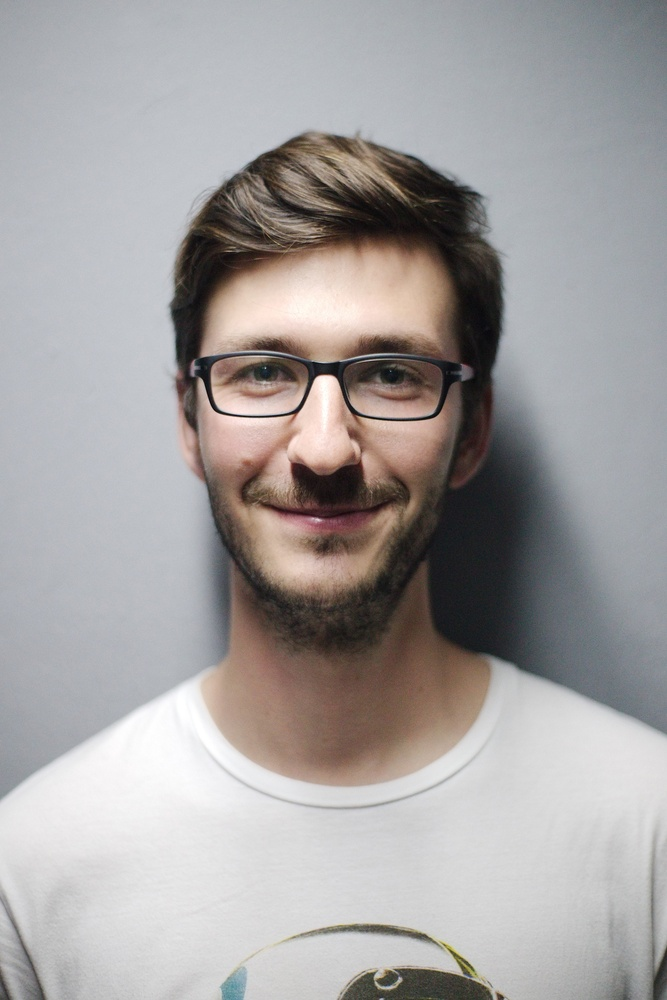
#> input picture data/test0.jpg, 667 x 1000 px, shrunk from 3476 x 5214 before the run; its folder holds only this picture in this run
$ python main.py
#> lines starting #> are read from the running program, lines starting #| are printed output that depends on the picture; after the words box and inside, x2 and y2 are one past the last pixel; in counts of white or black regions, pixels touching at a corner belong together
import os

import cv2
import matplotlib.pyplot as plt


data_dir = './data'
models_dir = './models'

face_detector = cv2.CascadeClassifier(os.path.join(models_dir, 'haarcascade_frontalface_default.xml'))

for img_path in os.listdir(data_dir):
    img = cv2.imread(os.path.join(data_dir, img_path))
#> img is the input picture: shape (1000, 667, 3); mean B, G, R 160.4, 160.8, 164.2
    img_gray = cv2.cvtColor(img, cv2.COLOR_BGR2GRAY)
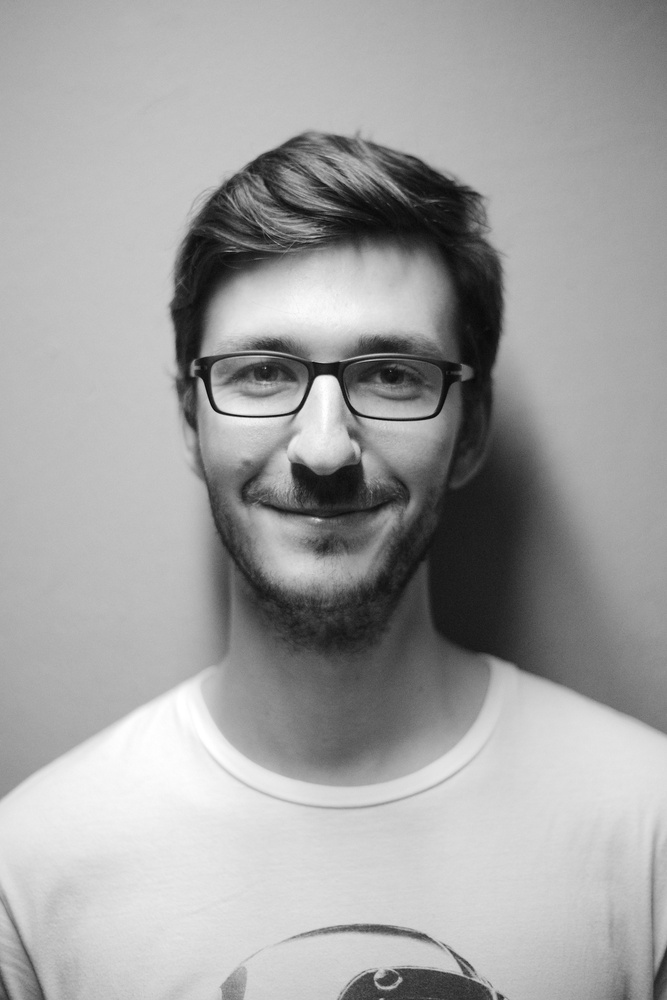
#> img_gray: shape (1000, 667); min 3, max 255, mean 161.9

    faces = face_detector.detectMultiScale(img_gray, minNeighbors=20)
#> faces = [[145, 234, 365, 365]]

    plt.figure()
    for face in faces:
        x1, y1, w, h = face

        img = cv2.rectangle(img, (x1, y1), (x1 + w, y1 + h), (0, 255, 0), 10)
#> this loop made 1 pass
#> pass 1, `img = cv2.rectangle(img, (x1, y1), (x1 + w, y1 + h), (0, 255, 0), 10)`:
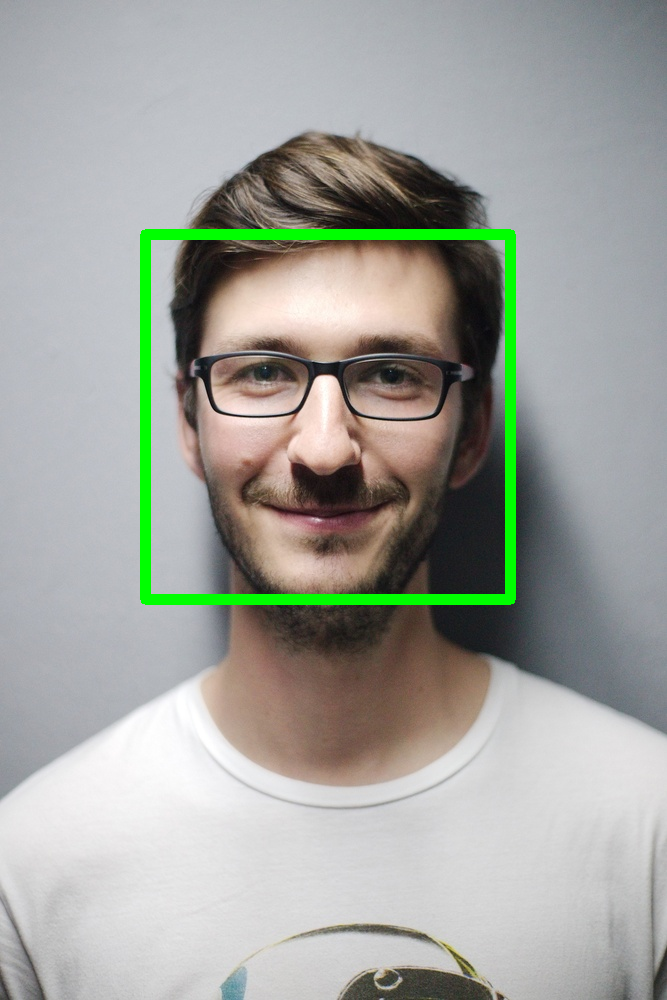
#> img: shape (1000, 667, 3); 2.4% of pixels changed, all inside (x1, y1, x2, y2) = (140, 229, 516, 605)

    img_rgb = cv2.cvtColor(img, cv2.COLOR_BGR2RGB)
    plt.imshow(img_rgb)

plt.show()

$ run again, on data/test1.jpg
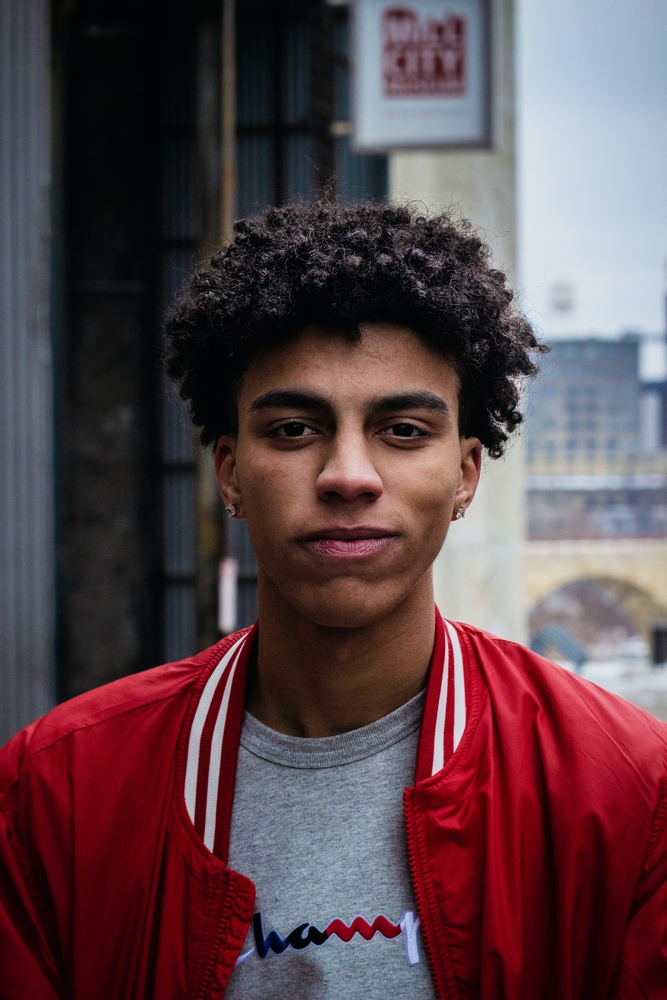
#> input picture data/test1.jpg, 667 x 1000 px, shrunk from 3456 x 5184 before the run
#> img is the input picture: shape (1000, 667, 3); mean B, G, R 74.7, 69, 91.8
#> `img_gray = cv2.cvtColor(img, cv2.COLOR_BGR2GRAY)`:
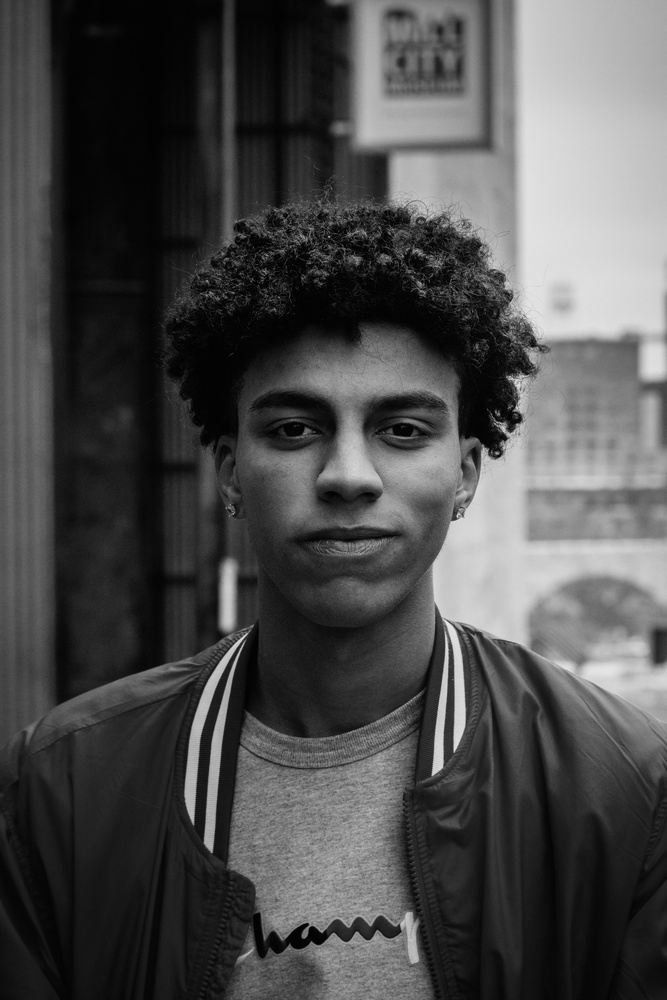
#> img_gray: shape (1000, 667); min 0, max 234, mean 76.5
#> faces = [[207, 316, 288, 288]]
#> the loop `for face in faces:` made 1 pass
#> pass 1, `img = cv2.rectangle(img, (x1, y1), (x1 + w, y1 + h), (0, 255, 0), 10)`:
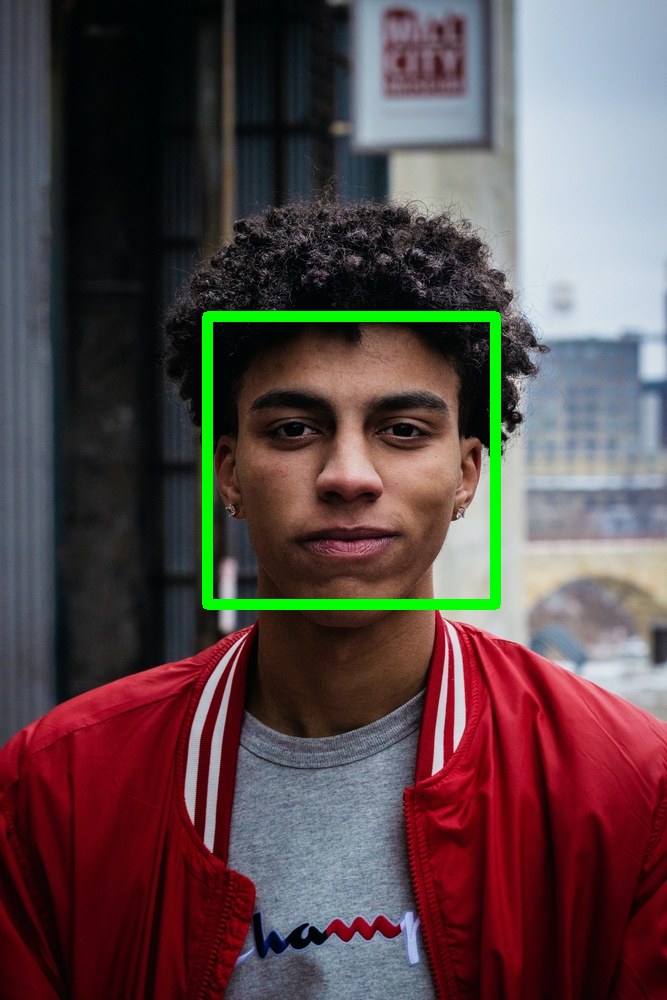
#> img: shape (1000, 667, 3); 1.89% of pixels changed, all inside (x1, y1, x2, y2) = (202, 311, 501, 610)

$ run again, on data/test2.jpg
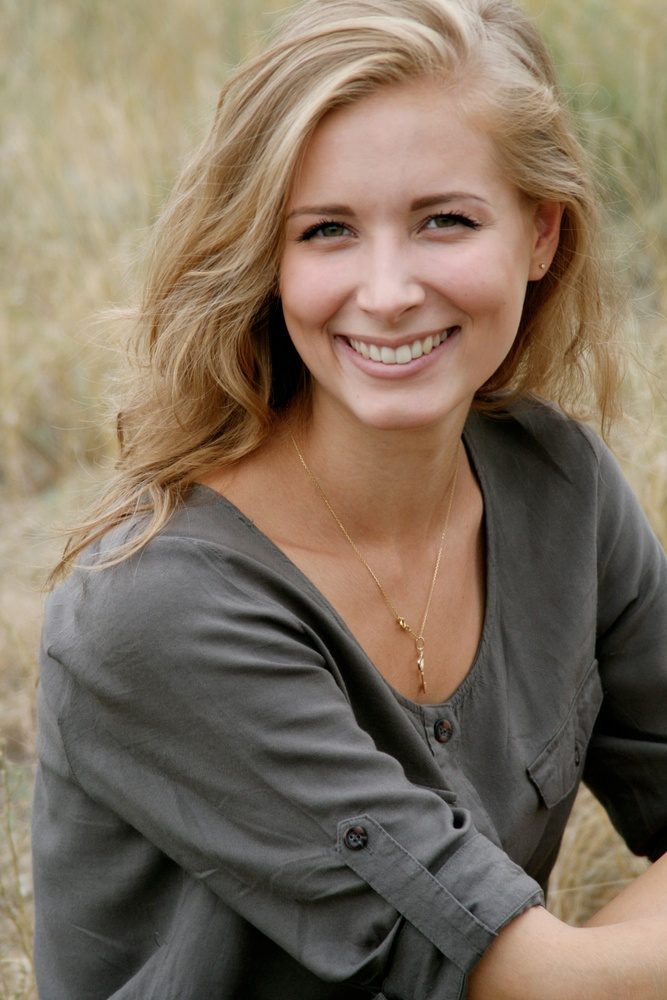
#> input picture data/test2.jpg, 667 x 1000 px, shrunk from 2592 x 3888 before the run
#> img is the input picture: shape (1000, 667, 3); mean B, G, R 95.7, 113.1, 128.6
#> `img_gray = cv2.cvtColor(img, cv2.COLOR_BGR2GRAY)`:
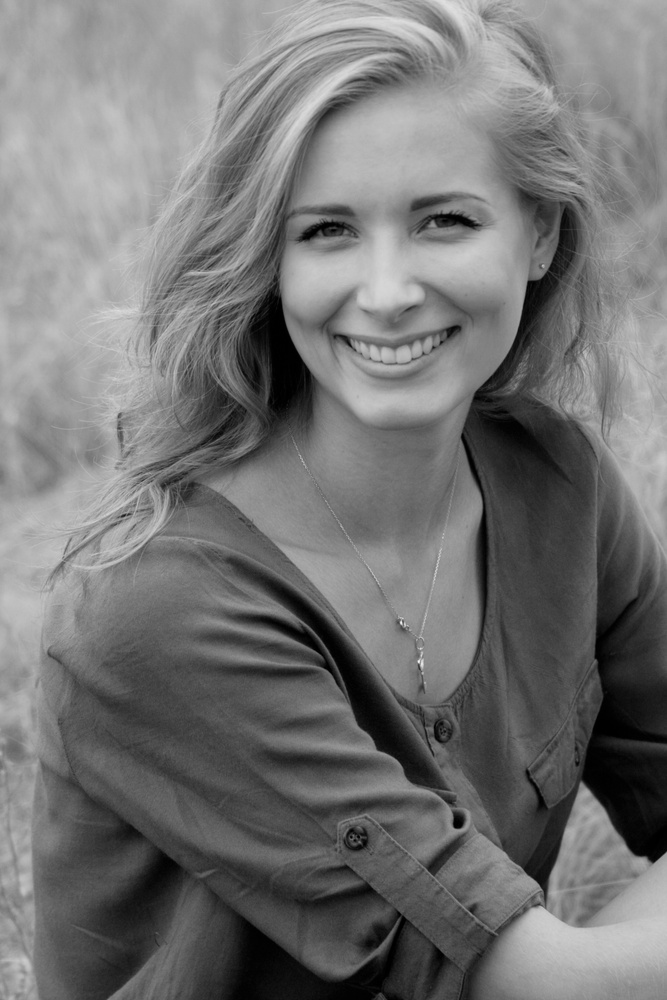
#> img_gray: shape (1000, 667); min 0, max 246, mean 115.8
#> faces = [[229, 106, 315, 315]]
#> the loop `for face in faces:` made 1 pass
#> pass 1, `img = cv2.rectangle(img, (x1, y1), (x1 + w, y1 + h), (0, 255, 0), 10)`:
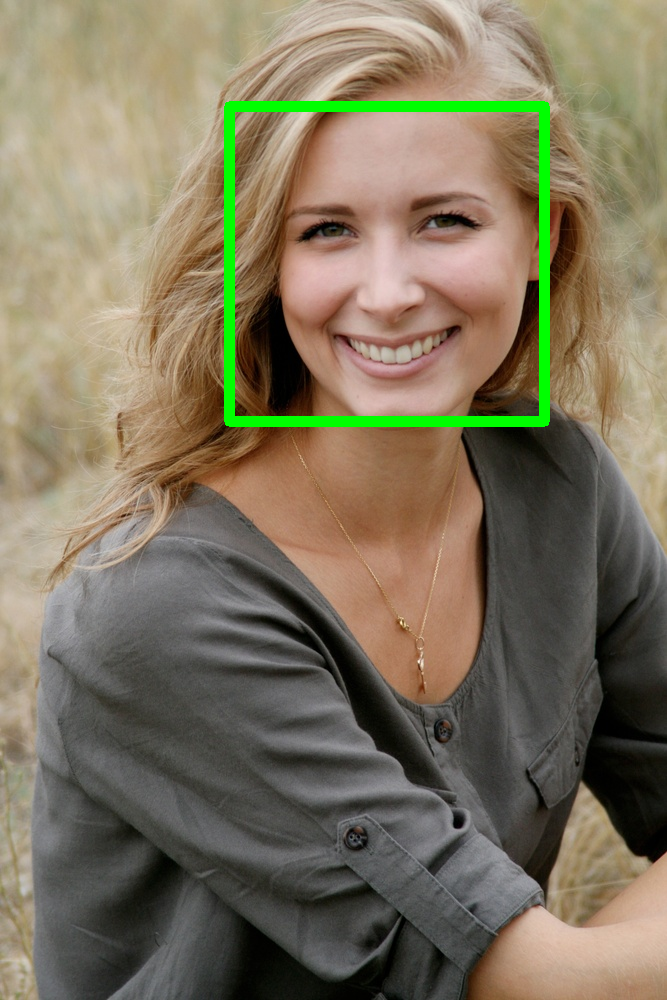
#> img: shape (1000, 667, 3); 2.07% of pixels changed, all inside (x1, y1, x2, y2) = (224, 101, 550, 427)
